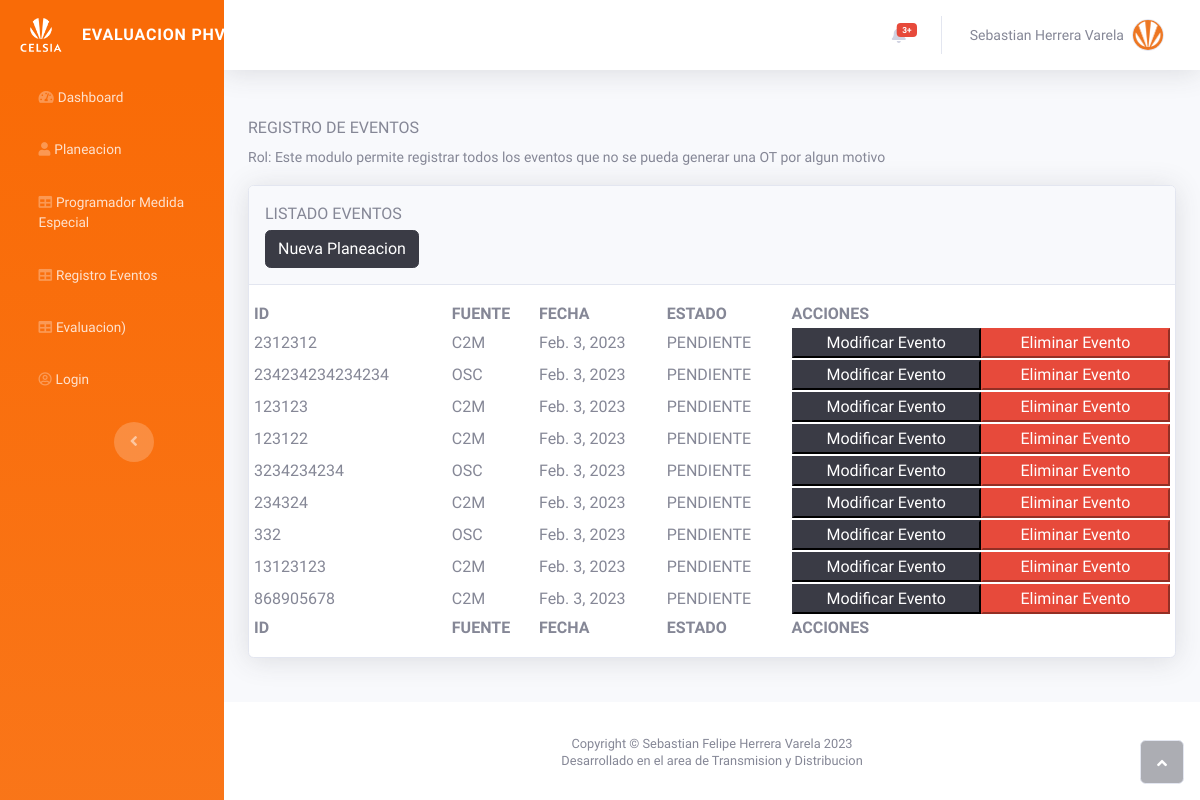
The page /listPlaneacion on the database as committed earlier.
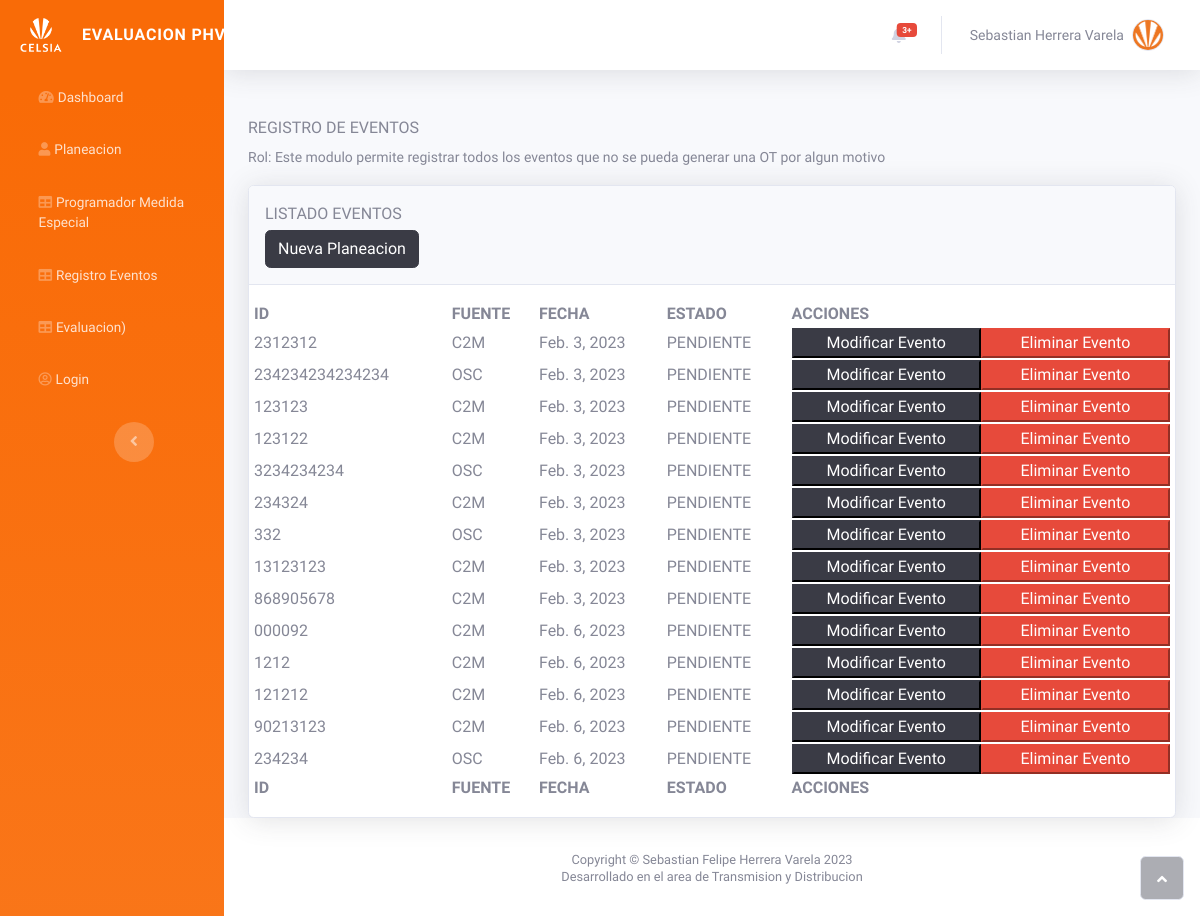
The same page on the database as committed later.
### planeacion/models.py (models this page shows, shortened)
class Planeacion(models.Model):
    orden_trabajo = models.CharField(max_length=20, primary_key=True)
    fuente = models.CharField(max_length=20)
    contrata = models.CharField(max_length=20)
    fecha_programacion = models.DateField()
    estado = models.CharField(max_length=20)

### planeacion/views.py (the view)
# urls.py: path("listPlaneacion", views.listPlaneacion, name="listPlaneacion"),
def listPlaneacion(request):
    listado_planeacion = Planeacion.objects.all()
    return render(request, "planeacion/list_planeacion.html", {"data": listado_planeacion})

### planeacion/templates/planeacion/list_planeacion.html (shortened to what this page needs)
{% extends 'base.html' %}
{% block content %}
<div class="container-fluid mt-5">
    <h6 class="text-dark text-gray-600 text-uppercase">Registro de Eventos</h6>
    <small class="form-text1">
      Rol: Este modulo permite registrar todos los eventos que no se pueda generar
      una OT por algun motivo
    </small>
    <div class="card shadow mt-3">
      <div class="card-header py-3">
        <p class="text-primary m-0 text-gray-600 text-uppercase">Listado Eventos</p>
        <div class="input-group mt-1">
          <a class="btn btn-dark" href="{% url "planeacion:reg_planeacion" %}">Nueva Planeacion</a>
        </div>
      </div>
      <div class="card-body">
        <div class="row">
          <table id="sebastian" class="display responsive nowrap" style="width: 100%">
            <thead>
              <tr>
                <th class="text-uppercase">ID</th>
                <th class="text-uppercase">Fuente</th>
                <th class="text-uppercase">Fecha</th>
                <th class="text-uppercase">Estado</th>
                <th class="text-uppercase">Acciones</th>
              </tr>
            </thead>
            <tbody>
              {% for info in data %}
                <tr>
                  <td class="text-capitalcase">{{ info.orden_trabajo }}</td>
                  <td class="text-capitalcase">{{ info.fuente }}</td>
                  <td class="text-capitalcase">{{ info.fecha_programacion }}</td>
                  <td class="text-capitalcase">{{ info.estado }}</td>
                  <td>
                    <div class="contenedorBotones">
                      <button class="btn-dark botones">Modificar Evento</button>
                      <button class="btn-danger botones"  type="button">Eliminar Evento</button>
                    </div>
                  </td>
                </tr>
              {% endfor %}
            </tbody>
            <tfoot>
              <tr>
                <th class="text-uppercase">ID</th>
                <th class="text-uppercase">Fuente</th>
                <th class="text-uppercase">Fecha</th>
                <th class="text-uppercase">Estado</th>
                <th class="text-uppercase">Acciones</th>
              </tr>
            </tfoot>
          </table>
        </div>
      </div>
    </div>
  </div>
{% endblock content %}

### planeacion/templates/base.html (shortened to what this page needs)
{% load static %}
<!DOCTYPE html>
<html>
  <head>
    <link rel="stylesheet" href="{% static 'assets/css/sebashvare.css' %}" />
    <link rel="stylesheet" href="{% static 'assets/bootstrap/css/bootstrap.min.css' %}" />
    <link rel="stylesheet" href="{% static 'assets/fonts/fontawesome-all.min.css' %}" />
    <link rel="stylesheet" href="{% static 'assets/css/Styles.css' %}" />
    <link rel="stylesheet" type="text/css" href="https://cdn.datatables.net/1.13.1/css/jquery.dataTables.css">
    <link rel="stylesheet" type="text/css" href="https://cdn.datatables.net/1.13.1/css/jquery.dataTables.min.css">
  </head>
  <body id="page-top">
    <div id="wrapper">
      <nav class="navbar navbar-dark align-items-start sidebar sidebar-dark accordion bg-gradient-primary p-0">
        <div class="container-fluid d-flex flex-column p-0">
          <a class="navbar-brand d-flex justify-content-center align-items-center sidebar-brand m-0" href="#">
            <div class="sidebar-brand-icon">
              <img id="celsia" src="{% static 'assets/img/Logo Celsia Blanco.png' %}" alt="" srcset="">
            </div>
            <div class="sidebar-brand-text mx-3">
              <span>evaluacion</span><span>&nbsp;phva</span>
            </div>
          </a>
          <ul class="navbar-nav text-light" id="accordionSidebar">
            <li class="nav-item">
              <a class="nav-link" href="index.html"
                ><i class="fas fa-tachometer-alt"></i><span>Dashboard</span></a
              >
            </li>
            <li class="nav-item">
              <a class="nav-link" href="profile.html"
                ><i class="fas fa-user"></i><span>Planeacion</span></a
              >
            </li>
            <li class="nav-item">
              <a class="nav-link" href="{% url "planeacion:listPlaneacion" %}"
                ><i class="fas fa-table"></i><span>Programador Medida Especial</span></a
              >
            </li>
            <li class="nav-item">
              <a class="nav-link" href="{% url "planeacion:list_backlog" %}"
                ><i class="fas fa-table"></i><span>Registro Eventos</span></a
              >
            </li>
            <li class="nav-item">
              <a class="nav-link" href="register.html"
                ><i class="fas fa-table"></i><span>Evaluacion)</span></a
              >
            </li>
            <li class="nav-item">
              <a class="nav-link" href="login.html"
                ><i class="far fa-user-circle"></i><span>Login</span></a
              >
            </li>
          </ul>
          <div class="text-center d-none d-md-inline">
            <button
              class="btn rounded-circle border-0"
              id="sidebarToggle"
              type="button"
            ></button>
          </div>
        </div>
      </nav>
      <div class="d-flex flex-column" id="content-wrapper">
        <div id="content">
          <nav class="navbar navbar-light navbar-expand bg-white shadow mb-4 topbar static-top">
            <div class="container-fluid">
              <ul class="navbar-nav flex-nowrap ms-auto">
                <li class="nav-item dropdown no-arrow mx-1">
                  <div class="nav-item dropdown no-arrow">
                    <a
                      class="dropdown-toggle nav-link"
                      aria-expanded="false"
                      data-bs-toggle="dropdown"
                      href="#"
                      ><span class="badge bg-danger badge-counter">3+</span
                      ></a>
                  </div>
                </li>
                <li class="nav-item dropdown no-arrow">
                  <div class="nav-item dropdown no-arrow">
                    <a
                      class="dropdown-toggle nav-link"
                      aria-expanded="false"
                      data-bs-toggle="dropdown"
                      href="#"
                      ><span class="d-none d-lg-inline me-2 text-gray-600 small"
                        >Sebastian Herrera Varela</span
                      ><img
                        class="border rounded-circle img-profile"
                        src="{% static 'assets/img/Logo_naranja.png' %}"
                    /></a>
                  </div>
                </li>
              </ul>
            </div>
          </nav>
         {% block content %}
         {% endblock content %}
        </div>
        <footer class="bg-white sticky-footer">
          <div class="container my-auto">
            <div class="text-center my-auto copyright mt-1">
              <span>Copyright © Sebastian Felipe Herrera Varela 2023</span>
            </div>
          </div>
          <div class="container my-auto">
            <div class="text-center my-auto copyright mt-1">
              <span>Desarrollado en el area de Transmision y Distribucion</span>
            </div>
          </div>
        </footer>
      </div>
      <a class="border rounded d-inline scroll-to-top" href="#page-top"
        ><i class="fas fa-angle-up"></i
      ></a>
    </div>
  </body>
</html>

### static/assets/css/sebashvare.css (style rules this page uses)
.contenedorBotones { display: flex; justify-content: center; }
.botones { display: inline-block; width: 50%; }

### static/assets/css/Styles.css (style rules this page uses)
body { font-family: 'Roboto Condensed', sans-serif; }
.bg-gradient-primary { background-color: #f96b07; background-image: linear-gradient(180deg, #f96b07 10%, rgba(255, 255, 255, 0.07) 100%); background-size: cover; }
#celsia { width:50px }

Rows that differ between the two databases and show on the page:
added Planeacion: orden_trabajo "000092", fuente "C2M", fecha_programacion "Feb. 6, 2023", estado "PENDIENTE"
added Planeacion: orden_trabajo "1212", fuente "C2M", fecha_programacion "Feb. 6, 2023", estado "PENDIENTE"
added Planeacion: orden_trabajo "121212", fuente "C2M", fecha_programacion "Feb. 6, 2023", estado "PENDIENTE"
added Planeacion: orden_trabajo "90213123", fuente "C2M", fecha_programacion "Feb. 6, 2023", estado "PENDIENTE"
added Planeacion: orden_trabajo "234234", fuente "OSC", fecha_programacion "Feb. 6, 2023", estado "PENDIENTE"
